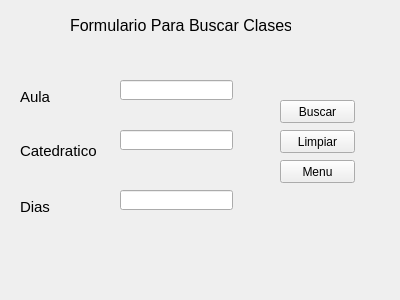
<?xml version="1.0" encoding="UTF-8"?>
<ui version="4.0">
 <class>BuscarClase</class>
 <widget class="QWidget" name="BuscarClase">
  <property name="geometry">
   <rect>
    <x>0</x>
    <y>0</y>
    <width>400</width>
    <height>300</height>
   </rect>
  </property>
  <property name="windowTitle">
   <string>Form</string>
  </property>
  <widget class="QLineEdit" name="lineEdit_3">
   <property name="geometry">
    <rect>
     <x>120</x>
     <y>190</y>
     <width>113</width>
     <height>20</height>
    </rect>
   </property>
  </widget>
  <widget class="QLineEdit" name="lineEdit_2">
   <property name="geometry">
    <rect>
     <x>120</x>
     <y>130</y>
     <width>113</width>
     <height>20</height>
    </rect>
   </property>
  </widget>
  <widget class="QLabel" name="label">
   <property name="geometry">
    <rect>
     <x>70</x>
     <y>10</y>
     <width>221</width>
     <height>31</height>
    </rect>
   </property>
   <property name="font">
    <font>
     <pointsize>12</pointsize>
    </font>
   </property>
   <property name="text">
    <string>Formulario Para Buscar Clases</string>
   </property>
  </widget>
  <widget class="QLabel" name="label_3">
   <property name="geometry">
    <rect>
     <x>20</x>
     <y>140</y>
     <width>91</width>
     <height>21</height>
    </rect>
   </property>
   <property name="font">
    <font>
     <pointsize>11</pointsize>
    </font>
   </property>
   <property name="text">
    <string>Catedratico</string>
   </property>
  </widget>
  <widget class="QPushButton" name="pushButton_2">
   <property name="geometry">
    <rect>
     <x>280</x>
     <y>130</y>
     <width>75</width>
     <height>23</height>
    </rect>
   </property>
   <property name="text">
    <string>Limpiar</string>
   </property>
  </widget>
  <widget class="QLineEdit" name="lineEdit">
   <property name="geometry">
    <rect>
     <x>120</x>
     <y>80</y>
     <width>113</width>
     <height>20</height>
    </rect>
   </property>
  </widget>
  <widget class="QPushButton" name="pushButton_3">
   <property name="geometry">
    <rect>
     <x>280</x>
     <y>160</y>
     <width>75</width>
     <height>23</height>
    </rect>
   </property>
   <property name="text">
    <string>Menu</string>
   </property>
  </widget>
  <widget class="QLabel" name="label_2">
   <property name="geometry">
    <rect>
     <x>20</x>
     <y>90</y>
     <width>46</width>
     <height>13</height>
    </rect>
   </property>
   <property name="font">
    <font>
     <pointsize>11</pointsize>
    </font>
   </property>
   <property name="text">
    <string>Aula</string>
   </property>
  </widget>
  <widget class="QPushButton" name="pushButton">
   <property name="geometry">
    <rect>
     <x>280</x>
     <y>100</y>
     <width>75</width>
     <height>23</height>
    </rect>
   </property>
   <property name="text">
    <string>Buscar</string>
   </property>
  </widget>
  <widget class="QLabel" name="label_4">
   <property name="geometry">
    <rect>
     <x>20</x>
     <y>200</y>
     <width>46</width>
     <height>13</height>
    </rect>
   </property>
   <property name="font">
    <font>
     <pointsize>11</pointsize>
    </font>
   </property>
   <property name="text">
    <string>Dias</string>
   </property>
  </widget>
 </widget>
 <resources/>
 <connections/>
</ui>
